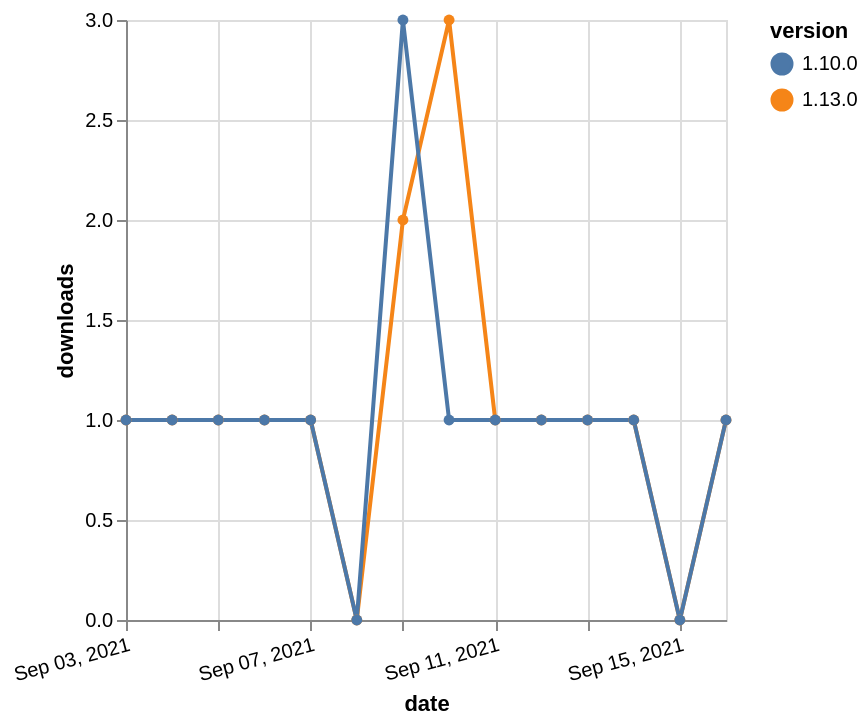

Specify this chart in Vega-Lite:
### Vega-Lite specification from a JSON file in a GitHub repository (floating-point values rounded to 4 significant figures)
{"$schema": "https://vega.github.io/schema/vega-lite/v5.json", "description": "A simple bar chart with embedded data.", "data": {"values": [{"date": "2021-09-03", "total": 205, "delta": 1, "version": "1.13.0"}, {"date": "2021-09-04", "total": 206, "delta": 1, "version": "1.13.0"}, {"date": "2021-09-05", "total": 207, "delta": 1, "version": "1.13.0"}, {"date": "2021-09-06", "total": 208, "delta": 1, "version": "1.13.0"}, {"date": "2021-09-07", "total": 209, "delta": 1, "version": "1.13.0"}, {"date": "2021-09-08", "total": 209, "delta": 0, "version": "1.13.0"}, {"date": "2021-09-09", "total": 211, "delta": 2, "version": "1.13.0"}, {"date": "2021-09-10", "total": 214, "delta": 3, "version": "1.13.0"}, {"date": "2021-09-11", "total": 215, "delta": 1, "version": "1.13.0"}, {"date": "2021-09-12", "total": 216, "delta": 1, "version": "1.13.0"}, {"date": "2021-09-13", "total": 217, "delta": 1, "version": "1.13.0"}, {"date": "2021-09-14", "total": 218, "delta": 1, "version": "1.13.0"}, {"date": "2021-09-15", "total": 218, "delta": 0, "version": "1.13.0"}, {"date": "2021-09-16", "total": 219, "delta": 1, "version": "1.13.0"}, {"date": "2021-09-03", "total": 262, "delta": 1, "version": "1.10.0"}, {"date": "2021-09-04", "total": 263, "delta": 1, "version": "1.10.0"}, {"date": "2021-09-05", "total": 264, "delta": 1, "version": "1.10.0"}, {"date": "2021-09-06", "total": 265, "delta": 1, "version": "1.10.0"}, {"date": "2021-09-07", "total": 266, "delta": 1, "version": "1.10.0"}, {"date": "2021-09-08", "total": 266, "delta": 0, "version": "1.10.0"}, {"date": "2021-09-09", "total": 269, "delta": 3, "version": "1.10.0"}, {"date": "2021-09-10", "total": 270, "delta": 1, "version": "1.10.0"}, {"date": "2021-09-11", "total": 271, "delta": 1, "version": "1.10.0"}, {"date": "2021-09-12", "total": 272, "delta": 1, "version": "1.10.0"}, {"date": "2021-09-13", "total": 273, "delta": 1, "version": "1.10.0"}, {"date": "2021-09-14", "total": 274, "delta": 1, "version": "1.10.0"}, {"date": "2021-09-15", "total": 274, "delta": 0, "version": "1.10.0"}, {"date": "2021-09-16", "total": 275, "delta": 1, "version": "1.10.0"}]}, "width": "container", "mark": {"type": "line", "point": {"filled": true}}, "encoding": {"x": {"field": "date", "type": "temporal", "timeUnit": "yearmonthdate", "title": "date", "axis": {"labelAngle": -15}}, "y": {"field": "delta", "type": "quantitative", "title": "downloads"}, "color": {"field": "version", "type": "nominal"}, "tooltip": {"field": "delta"}}}
